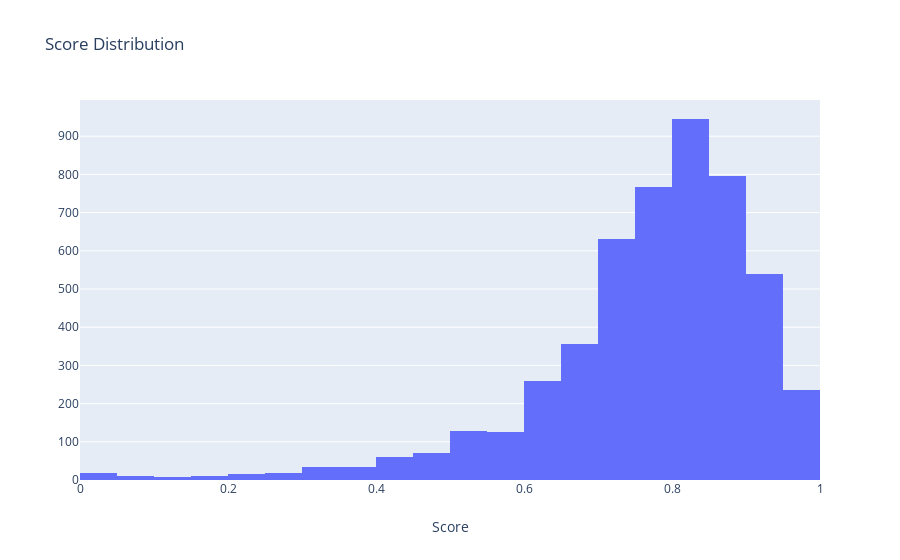

The cell this chart's notebook holds for it:
### Code cell
data_plot = go.Histogram(
            x=data.groupby('band').agg({'score':'mean'}).reset_index()['score'],
            xbins=dict(
                      start=0,
                      end=1,
                      size=0.05),
                      autobinx=False
)


layout = go.Layout(
    title='Score Distribution',
    xaxis=dict(title='Score')    
)

fig = go.Figure(data=data_plot, layout=layout)

py.iplot(fig)

### Figure 1 — Plotly figure (JSON) as saved in the notebook; plotly's stock layout.template omitted (floating-point values rounded to 4 significant figures; data arrays with more than 128 entries replaced by an {"elided": "..."} marker saying what was removed)
{"data": [{"autobinx": false, "type": "histogram", "x": {"elided": "5144 float values"}, "xbins": {"end": 1, "size": 0.05, "start": 0}}], "layout": {"title": {"text": "Score Distribution"}, "xaxis": {"title": {"text": "Score"}}}}
